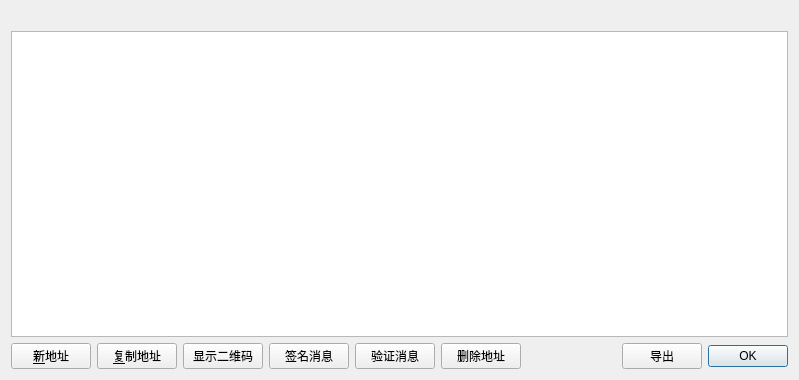
<?xml version="1.0" encoding="UTF-8"?>
<ui version="4.0">
 <class>AddressBookPage</class>
 <widget class="QWidget" name="AddressBookPage">
  <property name="geometry">
   <rect>
    <x>0</x>
    <y>0</y>
    <width>799</width>
    <height>380</height>
   </rect>
  </property>
  <property name="windowTitle">
   <string>Address Book</string>
  </property>
  <layout class="QVBoxLayout" name="verticalLayout">
   <item>
    <widget class="QLabel" name="labelExplanation">
     <property name="textFormat">
      <enum>Qt::PlainText</enum>
     </property>
     <property name="wordWrap">
      <bool>true</bool>
     </property>
    </widget>
   </item>
   <item>
    <widget class="QTableView" name="tableView">
     <property name="contextMenuPolicy">
      <enum>Qt::CustomContextMenu</enum>
     </property>
     <property name="toolTip">
      <string>Double-click to edit address or label</string>
     </property>
     <property name="tabKeyNavigation">
      <bool>false</bool>
     </property>
     <property name="alternatingRowColors">
      <bool>true</bool>
     </property>
     <property name="selectionMode">
      <enum>QAbstractItemView::SingleSelection</enum>
     </property>
     <property name="selectionBehavior">
      <enum>QAbstractItemView::SelectRows</enum>
     </property>
     <property name="sortingEnabled">
      <bool>true</bool>
     </property>
     <attribute name="verticalHeaderVisible">
      <bool>false</bool>
     </attribute>
    </widget>
   </item>
   <item>
    <layout class="QHBoxLayout" name="horizontalLayout">
     <item>
      <widget class="QPushButton" name="newAddress">
       <property name="toolTip">
        <string>创建一个新地址</string>
       </property>
       <property name="text">
        <string>&amp;新地址</string>
       </property>
       <property name="icon">
        <iconset resource="../bitcoin.qrc">
         <normaloff>:/icons/add</normaloff>:/icons/add</iconset>
       </property>
      </widget>
     </item>
     <item>
      <widget class="QPushButton" name="copyAddress">
       <property name="toolTip">
        <string>Copy the currently selected address to the system clipboard</string>
       </property>
       <property name="text">
        <string>&amp;复制地址</string>
       </property>
       <property name="icon">
        <iconset resource="../bitcoin.qrc">
         <normaloff>:/icons/editcopy</normaloff>:/icons/editcopy</iconset>
       </property>
      </widget>
     </item>
     <item>
      <widget class="QPushButton" name="showQRCode">
       <property name="text">
        <string>显示二维码</string>
       </property>
       <property name="icon">
        <iconset resource="../bitcoin.qrc">
         <normaloff>:/icons/qrcode</normaloff>:/icons/qrcode</iconset>
       </property>
      </widget>
     </item>
     <item>
      <widget class="QPushButton" name="signMessage">
       <property name="toolTip">
        <string>Sign a message to prove you own a Jtccoin address</string>
       </property>
       <property name="text">
        <string>签名消息</string>
       </property>
       <property name="icon">
        <iconset resource="../bitcoin.qrc">
         <normaloff>:/icons/edit</normaloff>:/icons/edit</iconset>
       </property>
      </widget>
     </item>
     <item>
      <widget class="QPushButton" name="verifyMessage">
       <property name="toolTip">
        <string>Verify a message to ensure it was signed with a specified Jtccoin address</string>
       </property>
       <property name="text">
        <string>验证消息</string>
       </property>
       <property name="icon">
        <iconset resource="../bitcoin.qrc">
         <normaloff>:/icons/transaction_0</normaloff>:/icons/transaction_0</iconset>
       </property>
      </widget>
     </item>
     <item>
      <widget class="QPushButton" name="deleteAddress">
       <property name="toolTip">
        <string>Delete the currently selected address from the list</string>
       </property>
       <property name="text">
        <string>删除地址</string>
       </property>
       <property name="icon">
        <iconset resource="../bitcoin.qrc">
         <normaloff>:/icons/remove</normaloff>:/icons/remove</iconset>
       </property>
      </widget>
     </item>
     <item>
      <spacer name="horizontalSpacer">
       <property name="orientation">
        <enum>Qt::Horizontal</enum>
       </property>
       <property name="sizeHint" stdset="0">
        <size>
         <width>40</width>
         <height>20</height>
        </size>
       </property>
      </spacer>
     </item>
     <item>
      <widget class="QPushButton" name="exportButton">
       <property name="toolTip">
        <string>Export the data in the current tab to a file</string>
       </property>
       <property name="text">
        <string>导出</string>
       </property>
       <property name="icon">
        <iconset resource="../bitcoin.qrc">
         <normaloff>:/icons/export</normaloff>:/icons/export</iconset>
       </property>
      </widget>
     </item>
     <item>
      <widget class="QDialogButtonBox" name="buttonBox">
       <property name="sizePolicy">
        <sizepolicy hsizetype="Maximum" vsizetype="Fixed">
         <horstretch>0</horstretch>
         <verstretch>0</verstretch>
        </sizepolicy>
       </property>
       <property name="standardButtons">
        <set>QDialogButtonBox::Ok</set>
       </property>
      </widget>
     </item>
    </layout>
   </item>
  </layout>
 </widget>
 <resources>
  <include location="../bitcoin.qrc"/>
 </resources>
 <connections/>
</ui>
